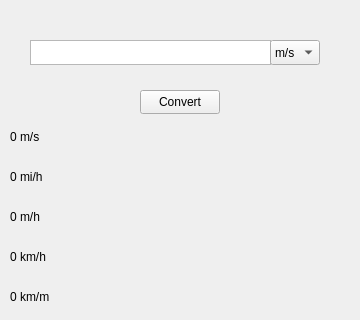
    <widget class="QWidget" name="page_5">
     <widget class="QPlainTextEdit" name="plainTextEdit_22">
      <property name="geometry">
       <rect>
        <x>30</x>
        <y>40</y>
        <width>241</width>
        <height>25</height>
       </rect>
      </property>
      <property name="font">
       <font>
        <family>Segoe UI</family>
        <pointsize>9</pointsize>
        <bold>true</bold>
       </font>
      </property>
      <property name="verticalScrollBarPolicy">
       <enum>Qt::ScrollBarAlwaysOff</enum>
      </property>
      <property name="horizontalScrollBarPolicy">
       <enum>Qt::ScrollBarAlwaysOff</enum>
      </property>
      <property name="plainText">
       <string/>
      </property>
     </widget>
     <widget class="QComboBox" name="comboBox1_13">
      <property name="geometry">
       <rect>
        <x>270</x>
        <y>40</y>
        <width>50</width>
        <height>25</height>
       </rect>
      </property>
      <item>
       <property name="text">
        <string>m/s</string>
       </property>
      </item>
      <item>
       <property name="text">
        <string>mi/h</string>
       </property>
      </item>
      <item>
       <property name="text">
        <string>m/h</string>
       </property>
      </item>
      <item>
       <property name="text">
        <string>km/h</string>
       </property>
      </item>
      <item>
       <property name="text">
        <string>km/m</string>
       </property>
      </item>
     </widget>
     <widget class="QPushButton" name="pushButton1_13">
      <property name="geometry">
       <rect>
        <x>140</x>
        <y>90</y>
        <width>80</width>
        <height>24</height>
       </rect>
      </property>
      <property name="text">
       <string>Convert</string>
      </property>
     </widget>
     <widget class="QLabel" name="label_138">
      <property name="geometry">
       <rect>
        <x>10</x>
        <y>130</y>
        <width>341</width>
        <height>21</height>
       </rect>
      </property>
      <property name="lineWidth">
       <number>0</number>
      </property>
      <property name="text">
       <string>0 m/s</string>
      </property>
      <property name="alignment">
       <set>Qt::AlignLeading|Qt::AlignLeft|Qt::AlignTop</set>
      </property>
      <property name="margin">
       <number>2</number>
      </property>
      <property name="indent">
       <number>-1</number>
      </property>
     </widget>
     <widget class="QLabel" name="label_139">
      <property name="geometry">
       <rect>
        <x>10</x>
        <y>170</y>
        <width>341</width>
        <height>21</height>
       </rect>
      </property>
      <property name="lineWidth">
       <number>0</number>
      </property>
      <property name="text">
       <string>0 mi/h</string>
      </property>
      <property name="alignment">
       <set>Qt::AlignLeading|Qt::AlignLeft|Qt::AlignTop</set>
      </property>
      <property name="margin">
       <number>2</number>
      </property>
      <property name="indent">
       <number>-1</number>
      </property>
     </widget>
     <widget class="QLabel" name="label_140">
      <property name="geometry">
       <rect>
        <x>10</x>
        <y>210</y>
        <width>341</width>
        <height>21</height>
       </rect>
      </property>
      <property name="lineWidth">
       <number>0</number>
      </property>
      <property name="text">
       <string>0 m/h</string>
      </property>
      <property name="alignment">
       <set>Qt::AlignLeading|Qt::AlignLeft|Qt::AlignTop</set>
      </property>
      <property name="margin">
       <number>2</number>
      </property>
      <property name="indent">
       <number>-1</number>
      </property>
     </widget>
     <widget class="QLabel" name="label_141">
      <property name="geometry">
       <rect>
        <x>10</x>
        <y>250</y>
        <width>341</width>
        <height>21</height>
       </rect>
      </property>
      <property name="lineWidth">
       <number>0</number>
      </property>
      <property name="text">
       <string>0 km/h</string>
      </property>
      <property name="alignment">
       <set>Qt::AlignLeading|Qt::AlignLeft|Qt::AlignTop</set>
      </property>
      <property name="margin">
       <number>2</number>
      </property>
      <property name="indent">
       <number>-1</number>
      </property>
     </widget>
     <widget class="QLabel" name="label_142">
      <property name="geometry">
       <rect>
        <x>10</x>
        <y>290</y>
        <width>341</width>
        <height>21</height>
       </rect>
      </property>
      <property name="lineWidth">
       <number>0</number>
      </property>
      <property name="text">
       <string>0 km/m</string>
      </property>
      <property name="alignment">
       <set>Qt::AlignLeading|Qt::AlignLeft|Qt::AlignTop</set>
      </property>
      <property name="margin">
       <number>2</number>
      </property>
      <property name="indent">
       <number>-1</number>
      </property>
     </widget>
    </widget>
